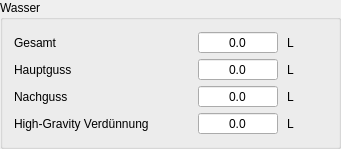
         <widget class="QGroupBox" name="groupWasser">
          <property name="sizePolicy">
           <sizepolicy hsizetype="Preferred" vsizetype="Fixed">
            <horstretch>0</horstretch>
            <verstretch>0</verstretch>
           </sizepolicy>
          </property>
          <property name="title">
           <string>Wasser</string>
          </property>
          <layout class="QGridLayout" name="gridLayout_2">
           <property name="horizontalSpacing">
            <number>9</number>
           </property>
           <property name="verticalSpacing">
            <number>4</number>
           </property>
           <item row="1" column="0" colspan="2">
            <widget class="QLabel" name="label_S1_7">
             <property name="text">
              <string>Hauptguss</string>
             </property>
            </widget>
           </item>
           <item row="2" column="0" colspan="2">
            <widget class="QLabel" name="label_S1_3">
             <property name="text">
              <string>Nachguss</string>
             </property>
            </widget>
           </item>
           <item row="1" column="3">
            <widget class="DoubleSpinBoxSud" name="tbHauptguss">
             <property name="toolTip">
              <string>&lt;html&gt;&lt;head/&gt;&lt;body&gt;&lt;p&gt;Hier errechnet der Kleine Brauhelfer den &lt;span style=&quot; font-weight:600;&quot;&gt;Hauptguss&lt;/span&gt; anhand der Schüttung beim Maischen.&lt;/p&gt;&lt;p&gt;Die Schüttung beim maischen muss wegen Zusätzen bei folgenden Brauprozessen wie Kochen oder Gärung nicht zwigend mit der Gesamtschüttung übereinstimmen.&lt;/p&gt;&lt;p&gt;Der Wert wird neben den Faktoren der Schüttung stark beeinflusst vom Hauptgussfaktor und zu geringen Teilen High Gravity.&lt;/p&gt;&lt;p&gt;&lt;span style=&quot; font-weight:600; color:#fc0107;&quot;&gt;Achtung: &lt;/span&gt;Bei übernommen Rezepten wid der Wert des Hauptgusses zumeist abweichen. Grund ist die Beschaffenheit der individuellen Brauanlage. Dies ist &lt;span style=&quot; font-weight:600;&quot;&gt;kein Fehler,&lt;/span&gt; im Gegenteil: Der Kleine Brauhelfer passt das Rezept an.&lt;/p&gt;&lt;/body&gt;&lt;/html&gt;</string>
             </property>
             <property name="alignment">
              <set>Qt::AlignmentFlag::AlignCenter</set>
             </property>
             <property name="readOnly">
              <bool>true</bool>
             </property>
             <property name="buttonSymbols">
              <enum>QAbstractSpinBox::ButtonSymbols::NoButtons</enum>
             </property>
             <property name="showGroupSeparator" stdset="0">
              <bool>true</bool>
             </property>
             <property name="decimals">
              <number>1</number>
             </property>
             <property name="maximum">
              <double>99999.000000000000000</double>
             </property>
            </widget>
           </item>
           <item row="0" column="2">
            <spacer name="horizontalSpacer">
             <property name="orientation">
              <enum>Qt::Orientation::Horizontal</enum>
             </property>
             <property name="sizeHint" stdset="0">
              <size>
               <width>40</width>
               <height>20</height>
              </size>
             </property>
            </spacer>
           </item>
           <item row="1" column="4">
            <widget class="QLabel" name="label_32">
             <property name="text">
              <string notr="true">L</string>
             </property>
            </widget>
           </item>
           <item row="2" column="4">
            <widget class="QLabel" name="label_33">
             <property name="text">
              <string notr="true">L</string>
             </property>
            </widget>
           </item>
           <item row="0" column="0" colspan="2">
            <widget class="QLabel" name="label_37">
             <property name="text">
              <string>Gesamt</string>
             </property>
            </widget>
           </item>
           <item row="0" column="4">
            <widget class="QLabel" name="label_28">
             <property name="minimumSize">
              <size>
               <width>40</width>
               <height>0</height>
              </size>
             </property>
             <property name="text">
              <string notr="true">L</string>
             </property>
            </widget>
           </item>
           <item row="2" column="3">
            <widget class="DoubleSpinBoxSud" name="tbNachguss">
             <property name="toolTip">
              <string>&lt;html&gt;&lt;head/&gt;&lt;body&gt;&lt;p&gt;Hier errechnet der Kleine Brauhelfer den &lt;span style=&quot; font-weight:600;&quot;&gt;Nachguss&lt;/span&gt; anhand der Schüttung.&lt;/p&gt;&lt;p&gt;Der Wert wird neben den Faktoren der Schüttung stark beeinflusst vom Hauptgussfaktor und zu geringen Teilen High Gravity. Ferner kann die &lt;span style=&quot; font-weight:600;&quot;&gt;Nachgussmenge&lt;/span&gt; im Tab Ausrüstung &lt;span style=&quot; font-weight:600;&quot;&gt;korrigiert&lt;/span&gt; werden. Dazu sind gemeinhin einige Sude nötig, um eine Festlegung treffen zu können.&lt;/p&gt;&lt;p&gt;&lt;span style=&quot; font-weight:600; color:#fc0107;&quot;&gt;Achtung: &lt;/span&gt;Bei übernommen Rezepten wid der Wert des Nachgusses zumeist abweichen. Grund ist die Beschaffenheit der individuellen Brauanlage. Dies ist &lt;span style=&quot; font-weight:600;&quot;&gt;kein Fehler,&lt;/span&gt; im Gegenteil: Der Kleine Brauhelfer passt das Rezept an.&lt;/p&gt;&lt;/body&gt;&lt;/html&gt;</string>
             </property>
             <property name="alignment">
              <set>Qt::AlignmentFlag::AlignCenter</set>
             </property>
             <property name="readOnly">
              <bool>true</bool>
             </property>
             <property name="buttonSymbols">
              <enum>QAbstractSpinBox::ButtonSymbols::NoButtons</enum>
             </property>
             <property name="showGroupSeparator" stdset="0">
              <bool>true</bool>
             </property>
             <property name="decimals">
              <number>1</number>
             </property>
             <property name="maximum">
              <double>99999.000000000000000</double>
             </property>
            </widget>
           </item>
           <item row="0" column="3">
            <widget class="DoubleSpinBoxSud" name="tbWasserGesamt">
             <property name="minimumSize">
              <size>
               <width>80</width>
               <height>0</height>
              </size>
             </property>
             <property name="toolTip">
              <string>&lt;html&gt;&lt;head/&gt;&lt;body&gt;&lt;p&gt;Hier zeigt der Kleine Brauhelfer die benötigte &lt;span style=&quot; font-weight:600;&quot;&gt;Gesamtwassermenge&lt;/span&gt; an.&lt;/p&gt;&lt;p&gt;Der Wert wird nicht allein durch die Schüttung beeinflusst, sondern auch durch technische Eigenheiten der Anlage. Ein Faktor hierbei ist unter anderem die Korrektur der Nachgussmenge im &lt;span style=&quot; font-weight:600;&quot;&gt;Tab Ausrüstung&lt;/span&gt;.&lt;/p&gt;&lt;p&gt;&lt;span style=&quot; font-weight:600; color:#fc0107;&quot;&gt;Achtung: &lt;/span&gt;Bei übernommen Rezepten wird der Wert der Gesamtwassermenge zumeist abweichen. Grund ist die Beschaffenheit der individuellen Brauanlage. Dies ist &lt;span style=&quot; font-weight:600;&quot;&gt;kein Fehler,&lt;/span&gt; im Gegenteil: Der Kleine Brauhelfer passt das Rezept an.&lt;/p&gt;&lt;/body&gt;&lt;/html&gt;</string>
             </property>
             <property name="alignment">
              <set>Qt::AlignmentFlag::AlignCenter</set>
             </property>
             <property name="readOnly">
              <bool>true</bool>
             </property>
             <property name="buttonSymbols">
              <enum>QAbstractSpinBox::ButtonSymbols::NoButtons</enum>
             </property>
             <property name="showGroupSeparator" stdset="0">
              <bool>true</bool>
             </property>
             <property name="decimals">
              <number>1</number>
             </property>
             <property name="maximum">
              <double>99999.000000000000000</double>
             </property>
            </widget>
           </item>
           <item row="3" column="0" colspan="5">
            <widget class="QWidget" name="wdgWasserHGF" native="true">
             <layout class="QHBoxLayout" name="horizontalLayout_18">
              <property name="spacing">
               <number>9</number>
              </property>
              <property name="leftMargin">
               <number>0</number>
              </property>
              <property name="topMargin">
               <number>0</number>
              </property>
              <property name="rightMargin">
               <number>0</number>
              </property>
              <property name="bottomMargin">
               <number>0</number>
              </property>
              <item>
               <widget class="QLabel" name="label_14">
                <property name="text">
                 <string>High-Gravity Verdünnung</string>
                </property>
               </widget>
              </item>
              <item>
               <spacer name="horizontalSpacer_16">
                <property name="orientation">
                 <enum>Qt::Orientation::Horizontal</enum>
                </property>
                <property name="sizeHint" stdset="0">
                 <size>
                  <width>40</width>
                  <height>20</height>
                 </size>
                </property>
               </spacer>
              </item>
              <item>
               <widget class="DoubleSpinBoxSud" name="tbWasserHGF">
                <property name="minimumSize">
                 <size>
                  <width>80</width>
                  <height>0</height>
                 </size>
                </property>
                <property name="toolTip">
                 <string>&lt;html&gt;&lt;head/&gt;&lt;body&gt;&lt;p&gt;Hier errechnet der Kleine Brauhelfer die &lt;span style=&quot; font-weight:600;&quot;&gt;Verdünnungsmenge Wasser&lt;/span&gt; für den &lt;span style=&quot; font-weight:600;&quot;&gt;High-Gravity-Faktor&lt;/span&gt; anhand der Schüttung.&lt;/p&gt;&lt;p&gt;Bei übernommen Rezepten kann der Wert stark abweichen. Grund ist die Beschaffenheit der individuellen Brauanlage. Dies ist kein Fehler, im Gegenteil: Der Kleine Brauhelfer passt das Rezept an.&lt;/p&gt;&lt;p&gt;&lt;span style=&quot; font-weight:600; color:#fc0107;&quot;&gt;Achtung: &lt;/span&gt;Bei übernommen Rezepten wird der Wert für High Gravity zumeist abweichen. Grund ist die Beschaffenheit der individuellen Brauanlage. Dies ist &lt;span style=&quot; font-weight:600;&quot;&gt;kein Fehler,&lt;/span&gt; im Gegenteil: Der Kleine Brauhelfer passt das Rezept an.&lt;/p&gt;&lt;/body&gt;&lt;/html&gt;</string>
                </property>
                <property name="alignment">
                 <set>Qt::AlignmentFlag::AlignCenter</set>
                </property>
                <property name="readOnly">
                 <bool>true</bool>
                </property>
                <property name="buttonSymbols">
                 <enum>QAbstractSpinBox::ButtonSymbols::NoButtons</enum>
                </property>
                <property name="showGroupSeparator" stdset="0">
                 <bool>true</bool>
                </property>
                <property name="decimals">
                 <number>1</number>
                </property>
                <property name="maximum">
                 <double>99999.000000000000000</double>
                </property>
               </widget>
              </item>
              <item>
               <widget class="QLabel" name="label_16">
                <property name="minimumSize">
                 <size>
                  <width>40</width>
                  <height>0</height>
                 </size>
                </property>
                <property name="text">
                 <string notr="true">L</string>
                </property>
               </widget>
              </item>
             </layout>
            </widget>
           </item>
          </layout>
         </widget>
